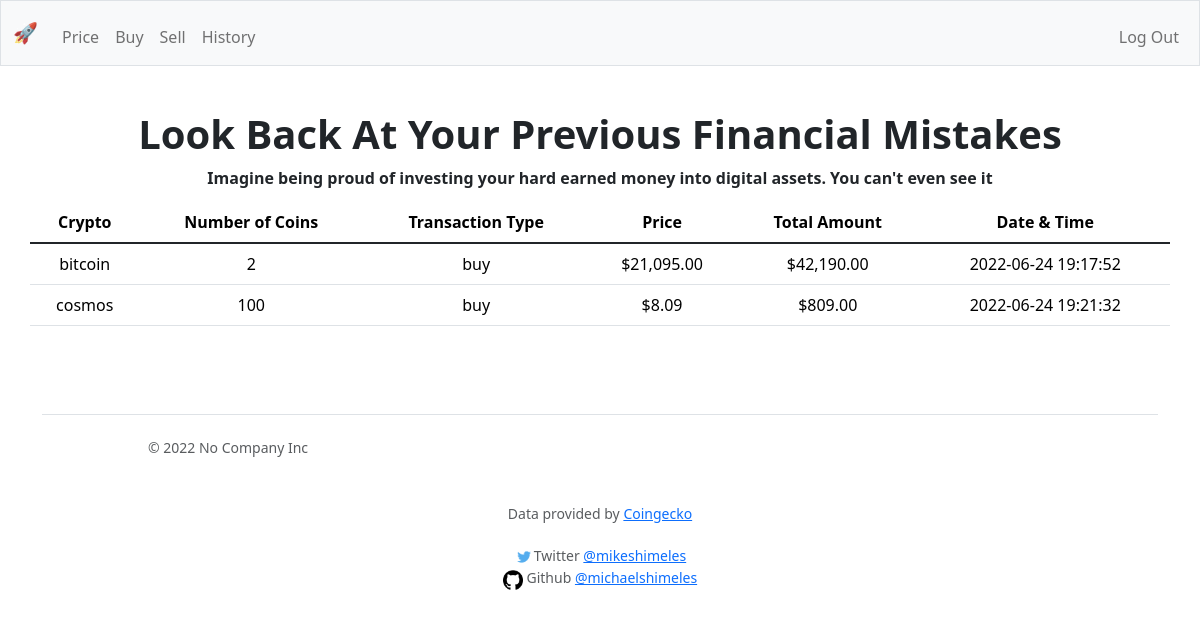
Before: /history (signed in) with the older database file.
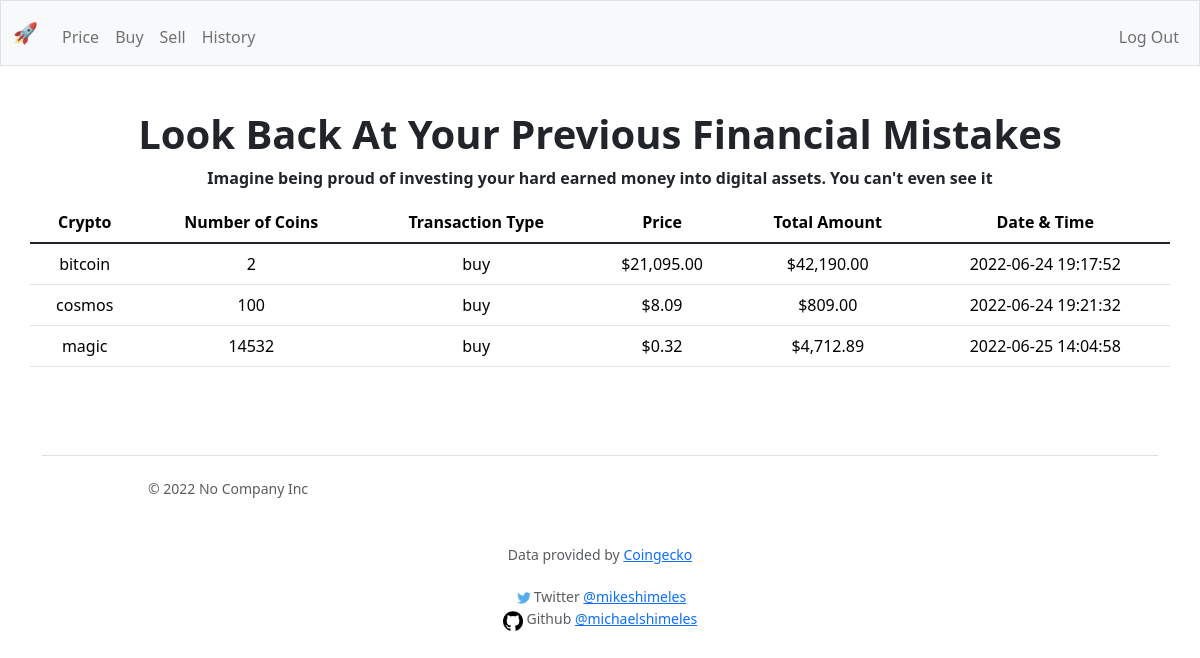
After: the same page with the newer database file.
### tables this page shows
CREATE TABLE crypto_txs
(primary_id INTEGER PRIMARY KEY AUTOINCREMENT NOT NULL,
user_id INTEGER NOT NULL,
tx_type TEXT NOT NULL,
crypto TEXT NOT NULL,
num_of_coins NUMERIC NOT NULL,
price_per_coin FLOAT NOT NULL,
total_amount_tx NUMERIC, timestamp DATETIME);

### app.py (the view)
@app.route("/history")
@login_required
def history():
    if request.method == "GET":
        txs = db.execute(
            "SELECT * FROM crypto_txs WHERE user_id = ?", session["user_id"])
        return render_template("history.html", txs=txs)

### app.py (called while the page is built)
@app.after_request
def after_request(response):
    response.headers["Cache-Control"] = "no-cache, no-store, must-revalidate"
    response.headers["Expires"] = 0
    response.headers["Pragma"] = "no-cache"
    return response

### helpers.py (called while the page is built)
def login_required(f):
    @wraps(f)
    def decorated_function(*args, **kwargs):
        if session.get("user_id") is None:
            return redirect("/login")
        return f(*args, **kwargs)
    return decorated_function

def usd(value):
    if value == None:
        return ""
    return f"${value:,.2f}"

### templates/history.html (shortened to what this page needs)
{% extends "layout.html" %}
{% block main %}
<h1 class="display-6 fw-bold lh-1 mb-3">Look Back At Your Previous Financial Mistakes</h1>
<p class="display-10 fw-bold lh-1 mb-3">Imagine being proud of investing your hard earned money into digital assets. You can't even see it</p>
<table class="table container">
    <thead>
        <tr>
            <th scope="col">Crypto</th>
            <th scope="col">Number of Coins</th>
            <th scope="col">Transaction Type</th>
            <th scope="col">Price</th>
            <th scope="col">Total Amount</th>
            <th scope="col">Date & Time</th>
        </tr>
    </thead>
    <tbody>
        {% for portfolio in txs %}
        <tr>
            <td>{{ portfolio.crypto }}</td>
            <td>{{ portfolio.num_of_coins }}</td>
            <td>{{ portfolio.tx_type }}</td>
            <td>{{ portfolio.price_per_coin | usd }}</td>
            <td>{{ portfolio.total_amount_tx | usd }}</td>
            <td>{{ portfolio.timestamp }}</td>
        </tr>
        {% endfor %}
    </tbody>
</table>
{% endblock %}

### templates/layout.html (shortened to what this page needs)
<!DOCTYPE html>
<html lang="en">
    <head>
        <link href="https://cdn.jsdelivr.net/npm/bootstrap@5.1.3/dist/css/bootstrap.min.css" rel="stylesheet">
        <link href="../assets/dist/css/bootstrap.min.css" rel="stylesheet">
        <link href="heroes.css" rel="stylesheet">
        </head>
        <body>
            <nav class="bg-light border navbar navbar-expand-md navbar-light">
                <div class="container-fluid">
                    <a class="navbar-brand" href="/">🚀</span></a>
                    <div class="collapse navbar-collapse" id="navbar">
                        {% if session["user_id"] %}
                            <ul class="navbar-nav me-auto mt-2">
                                <li class="nav-item"><a class="nav-link" href="/price">Price</a></li>
                                <li class="nav-item"><a class="nav-link" href="/buy">Buy</a></li>
                                <li class="nav-item"><a class="nav-link" href="/sell">Sell</a></li>
                                <li class="nav-item"><a class="nav-link" href="/history">History</a></li>
                            </ul>
                            <ul class="navbar-nav ms-auto mt-2">
                                <li class="nav-item"><a class="nav-link" href="/logout">Log Out</a></li>
                            </ul>
                        {% else %}
                            <ul class="navbar-nav ms-auto mt-2">
                                <li class="nav-item"><a class="nav-link" href="/register">Register</a></li>
                                <li class="nav-item"><a class="nav-link" href="/login">Log In</a></li>
                            </ul>
                        {% endif %}
                    </div>
                </div>
            </nav>
            <main class="container-fluid py-5 text-center">
                {% block main %}{% endblock %}
            </main>
            <footer class="mb-5 small text-center text-muted footer">
    <link href="../assets/dist/css/bootstrap.min.css" rel="stylesheet">
    <div class="container">
    <footer class="d-flex flex-wrap justify-content-between align-items-center py-3 my-4 border-top">
    <p class="col-md-4 mb-0 text-muted">&copy; 2022 No Company Inc</p>
    <a href="/" class="col-md-4 d-flex align-items-center justify-content-center mb-3 mb-md-0 me-md-auto link-dark text-decoration-none">
    <svg class="bi me-2" width="40" height="32"><use xlink:href="#bootstrap"/></svg>
    </a>
    </footer>
    </div>
                Data provided by <a href="https://coingecko.com/">Coingecko</a>
                <br>
                <br>
                <img src="/static/twitter.png" alt="Twitter" width="20" height="20">Twitter </a><a href="https://twitter.com/mikeshimeles">@mikeshimeles</a>
                <br>
                <img src="/static/github.png" alt="github" width="20" height="20"> Github </a><a href="https://github.com/michaelshimeles">@michaelshimeles</a>
            </footer>
        </body>
    </html>

### templates/layout.html (style rules this page uses)
.bi { vertical-align: -.125em; fill: currentColor; }

Changed rows visible on the page:
added crypto_txs: crypto "magic", num_of_coins "14532", tx_type "buy", price_per_coin "$0.32", total_amount_tx "$4,712.89", timestamp "2022-06-25 14:04:58"
